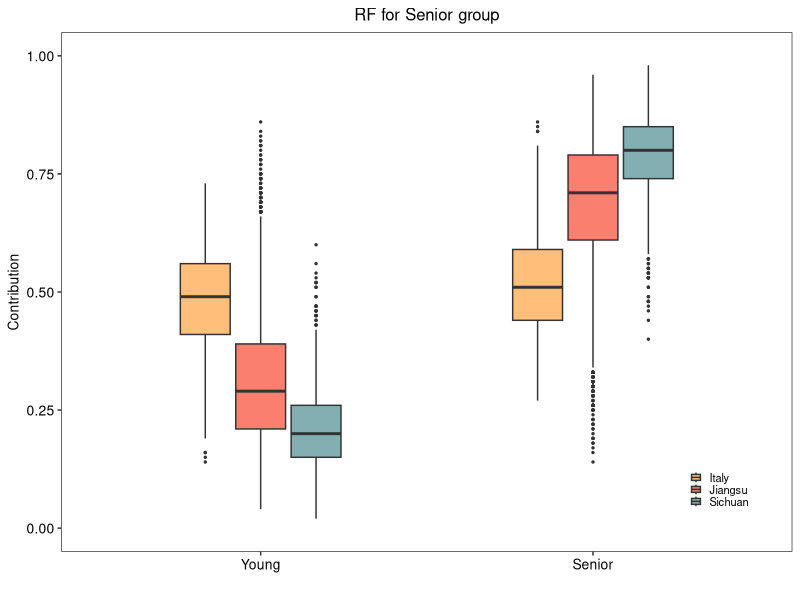

Reproduce this figure in R.
library(ggplot2)
library(ggpubr)
library(dplyr)
library(reshape2)

RF_data <- read.csv('RF_result.csv')
RF_data$Env <- factor(RF_data$Env, levels = c('Young', 'Senior'))

RF_box_Plot <- ggplot(RF_data)+
                geom_boxplot(width = 0.5, aes(x = Env, y = Contribution, fill = Region), outlier.size = 0.5)+
                ylim(c(0, 1))+
                xlim(c('Young', 'Senior'))+
                xlab('')+
                ylab('Contribution')+
                scale_fill_manual(values=c('#FFBE7A', '#FA7F6F', '#82B0B2'))+
                theme_bw()+
                labs(title='RF for Senior group')+
                theme(text = element_text(size = 10),
                        plot.title = (element_text(hjust = 0.5)),
                        axis.text = element_text(size = 10, color = 'black'),
                        panel.grid.major = element_blank(), 
                        panel.grid.minor = element_blank(),
                        panel.background = element_blank(),
                        legend.title = element_blank(),
                        legend.position = (c(0.9, 0.12)),
                        legend.background = element_blank(),
                        legend.key.size = unit(0.3, 'cm'))
ggsave('RF_box_plot_elder.jpg', height = 70, width = 100, units = 'mm')